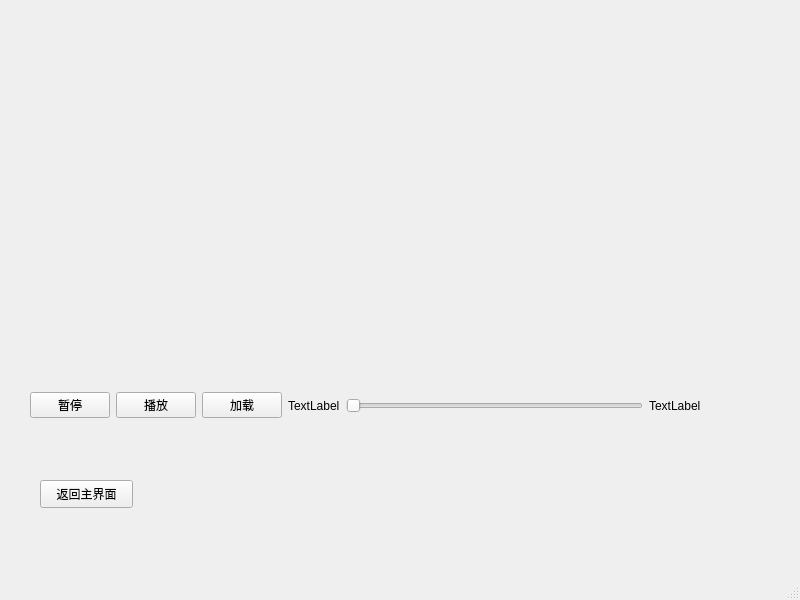
<?xml version="1.0" encoding="UTF-8"?>
<ui version="4.0">
 <class>PlayerMainWindow</class>
 <widget class="QMainWindow" name="PlayerMainWindow">
  <property name="geometry">
   <rect>
    <x>0</x>
    <y>0</y>
    <width>800</width>
    <height>600</height>
   </rect>
  </property>
  <property name="windowTitle">
   <string>MainWindow</string>
  </property>
  <widget class="QWidget" name="centralwidget">
   <widget class="QWidget" name="verticalLayoutWidget">
    <property name="geometry">
     <rect>
      <x>30</x>
      <y>20</y>
      <width>691</width>
      <height>321</height>
     </rect>
    </property>
    <layout class="QVBoxLayout" name="verticalLayout"/>
   </widget>
   <widget class="QWidget" name="horizontalLayoutWidget">
    <property name="geometry">
     <rect>
      <x>30</x>
      <y>360</y>
      <width>671</width>
      <height>91</height>
     </rect>
    </property>
    <layout class="QHBoxLayout" name="horizontalLayout">
     <item>
      <widget class="QPushButton" name="BtnStop">
       <property name="text">
        <string>暂停</string>
       </property>
      </widget>
     </item>
     <item>
      <widget class="QPushButton" name="BtnPlay">
       <property name="text">
        <string>播放</string>
       </property>
      </widget>
     </item>
     <item>
      <widget class="QPushButton" name="BtnLoad">
       <property name="text">
        <string>加载</string>
       </property>
      </widget>
     </item>
     <item>
      <widget class="QLabel" name="maxTime">
       <property name="text">
        <string>TextLabel</string>
       </property>
      </widget>
     </item>
     <item>
      <widget class="PlayerSlider" name="slider">
       <property name="orientation">
        <enum>Qt::Horizontal</enum>
       </property>
      </widget>
     </item>
     <item>
      <widget class="QLabel" name="minTime">
       <property name="text">
        <string>TextLabel</string>
       </property>
      </widget>
     </item>
    </layout>
   </widget>
   <widget class="QPushButton" name="BackToMain">
    <property name="geometry">
     <rect>
      <x>40</x>
      <y>480</y>
      <width>93</width>
      <height>28</height>
     </rect>
    </property>
    <property name="text">
     <string>返回主界面</string>
    </property>
   </widget>
  </widget>
  <widget class="QMenuBar" name="menubar">
   <property name="geometry">
    <rect>
     <x>0</x>
     <y>0</y>
     <width>800</width>
     <height>26</height>
    </rect>
   </property>
  </widget>
  <widget class="QStatusBar" name="statusbar"/>
 </widget>
 <customwidgets>
  <customwidget>
   <class>PlayerSlider</class>
   <extends>QSlider</extends>
   <header location="global">playerslider.h</header>
  </customwidget>
 </customwidgets>
 <resources/>
 <connections/>
</ui>
